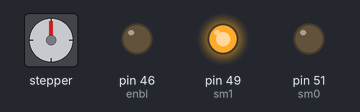
Recording of a sketch running on a simulated Arduino Mega 2560, built with avr-gcc and run on an emulated ATmega2560. Shown: stepper motor, output pins drawn as LEDs (lit = HIGH). Wiring (inferred from the names in the program): stepper motor driver (200 steps per turn assumed): step pin 50; direction pin 52. Pins used as bus, display or sensor lines are not drawn.

Above: at 0.1 s.
At 9.49 s:
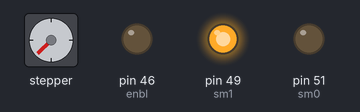
At 19.74 s:
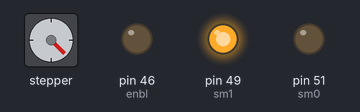
At 39.64 s:
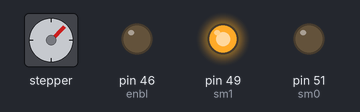
Timing chart, 0 to 40.0 s (numbered marks = the images above):
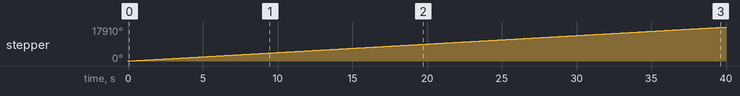

The sketch:

DRV8805.ino
```cpp
const int enbl = 46;
const int home = 48;
const int step = 50;
const int dir = 52;

const int sm0 = 51;
const int sm1 = 49;
//const int reset = 47;
const int reset = 25;
int nhome = 0;

void setup()
{
  pinMode(enbl, OUTPUT);
  pinMode(home, INPUT);
  pinMode(step, OUTPUT);
  pinMode(dir, OUTPUT);
  pinMode(sm0, OUTPUT);
  pinMode(sm1, OUTPUT);
  pinMode(reset, OUTPUT);
  Serial.begin(9600);

  digitalWrite(enbl, false);
  digitalWrite(dir, true);
  digitalWrite(sm0, LOW);
  digitalWrite(sm1, HIGH);

  digitalWrite(reset, HIGH);
  delay(2);
  //delayMicroseconds(30);
  digitalWrite(reset,LOW);
}

void loop()
{
  digitalWrite(step, HIGH);
  delay(2);
  //delayMicroseconds(2);
  digitalWrite(step, LOW);
  delay(2);
  //delayMicroseconds(1400);
}
```

Measured:
- by itself, stepper: keeps turning clockwise at about 448°/s
